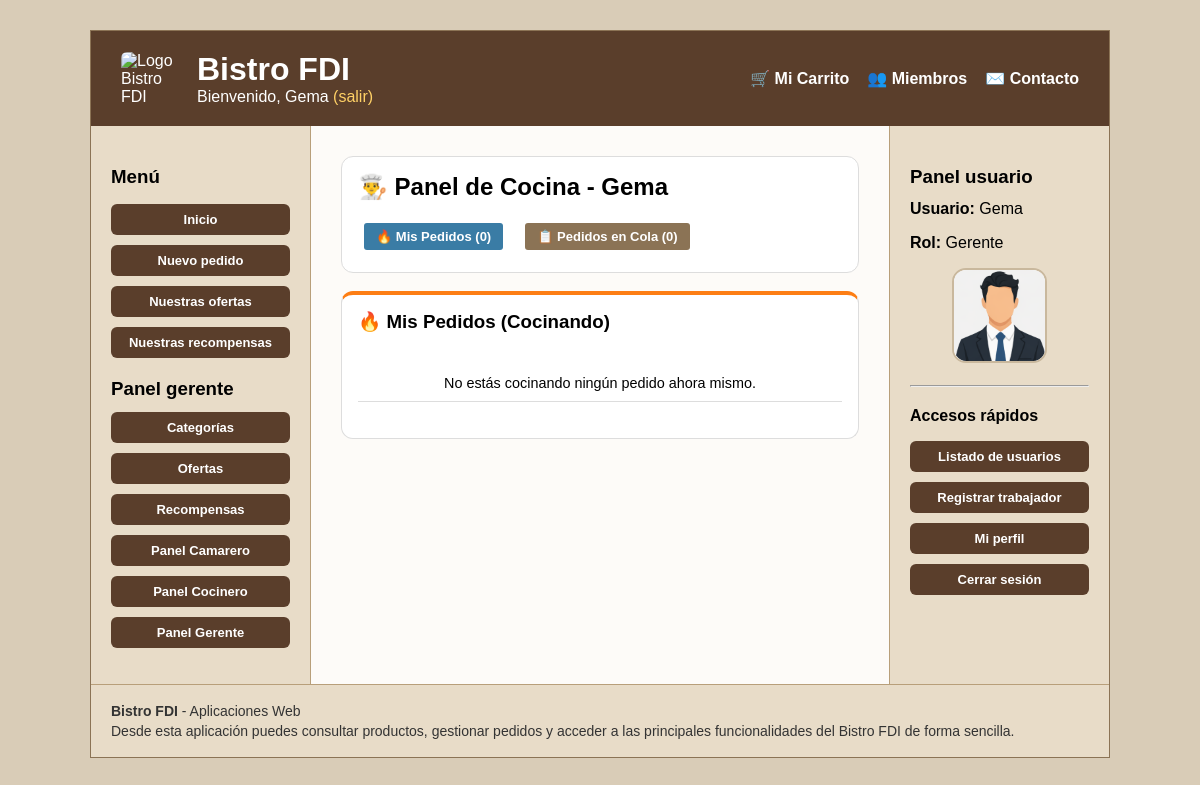
Page /vistas/preparacion_pedidos/panel_cocinero.php (signed in) on the committed database.
### tables this page shows
CREATE TABLE IF NOT EXISTS `usuarios` (
    `id` INT AUTO_INCREMENT PRIMARY KEY,
    `username` VARCHAR(100) NOT NULL UNIQUE,
    `email` VARCHAR(150) NOT NULL UNIQUE,
    `nombre` VARCHAR(100) NOT NULL,
    `apellidos` VARCHAR(100) NOT NULL,
    `password_hash` VARCHAR(255) NOT NULL,
    `rol` ENUM('cliente', 'camarero', 'cocinero', 'gerente') NOT NULL DEFAULT 'cliente',
    `avatar_tipo` ENUM('default', 'preset', 'custom') NOT NULL DEFAULT 'default',
    `avatar_valor` VARCHAR(255) DEFAULT NULL,
    `activo` TINYINT(1) NOT NULL DEFAULT 1,
    `deleted_at` TIMESTAMP NULL DEFAULT NULL,
    `created_at` TIMESTAMP DEFAULT CURRENT_TIMESTAMP,
    `updated_at` TIMESTAMP DEFAULT CURRENT_TIMESTAMP ON UPDATE CURRENT_TIMESTAMP,
    `bistrocoins` INT NOT NULL DEFAULT 0
);

### includes/UsuarioDAO.php (called while the page is built, shortened)
<?php
require_once __DIR__ . '/../entities/Usuario.php';
require_once __DIR__ . '/util.php';
class UsuarioDAO {
    public static function avatar_presets(): array {
        return [
            'preset_chef' => ['label' => 'Opcion 1', 'path' => RUTA_APP . '/img/avatares/cocinero.png'],
            'preset_waiter' => ['label' => 'Opcion 2', 'path' => RUTA_APP . '/img/avatares/camarero.png'],
            'preset_manager' => ['label' => 'Opcion 3', 'path' => RUTA_APP . '/img/avatares/gerente.png'],
        ];
    }
    public static function role_priority(string $role): int {
        return match ($role) {
            'cliente' => 1,
            'camarero' => 2,
            'cocinero' => 3,
            'gerente' => 4,
            default => 0,
        };
    }
    private static function row_to_usuario(array $row): Usuario {
        $row['avatar_url'] = self::user_row_to_avatar_url($row);
        return new Usuario(
            (int)$row['id'],
            $row['username'],
            $row['email'],
            $row['nombre'],
            $row['apellidos'],
            $row['password_hash'],
            $row['rol'] ?? 'cliente',
            $row['avatar_tipo'] ?? 'default',
            $row['avatar_valor'] ?? null,
            $row['avatar_url'],
            (int)$row['activo'],
            $row['updated_at'] ?? '',
            (int)($row['bistrocoins'] ?? 0)
        );
    }
    private static function user_row_to_avatar_url(array $row): string {
        $tipo = (string)($row['avatar_tipo'] ?? 'default');
        $valor = (string)($row['avatar_valor'] ?? '');
        if ($tipo === 'preset') {
            $presets = self::avatar_presets();
            if (isset($presets[$valor])) {
                return $presets[$valor]['path'];
            }
        }
        return self::default_avatar();
    }
    public static function user_find_by_id(int $id, bool $includeInactive = true): ?Usuario {
        $conn = crearConexion();
        $sql = $includeInactive
            ? "SELECT * FROM usuarios WHERE id = ? LIMIT 1"
            : "SELECT * FROM usuarios WHERE id = ? AND activo = 1 LIMIT 1";
        $stmt = $conn->prepare($sql);
        $stmt->bind_param("i", $id);
        $stmt->execute();
        $result = $stmt->get_result();
        $row = $result->fetch_assoc();
        return $row ? self::row_to_usuario($row) : null;
    }
}

### includes/auth.php (called while the page is built, shortened)
<?php
require_once __DIR__ . '/UsuarioDAO.php';
function current_user(): ?Usuario {
    $id = (int)$_SESSION['user_id'];
    $user = UsuarioDAO::user_find_by_id($id);
    return $user;
}
function require_login(): Usuario {
    $user = current_user();
    return $user;
}
function user_has_role(Usuario $user, string $minRole): bool {
    return UsuarioDAO::role_priority($user->getRol()) >= UsuarioDAO::role_priority($minRole);
}
function require_role(string $minRole): Usuario {
    $user = require_login();
        ?>
        <?php
    return $user;
}

### entities/Usuario.php (called while the page is built, shortened)
<?php
class Usuario {
    private $id;
    private $nombre;
    private $rol;
    private $avatar_url;
    private $activo;
    public function __construct(int $id, string $username, string $email, string $nombre, string $apellidos,
                                string $password_hash, string $rol, string $avatar_tipo, ?string $avatar_valor,
                                string $avatar_url, int $activo, string $updated_at, int $bistrocoins = 0) {
        $this->id = $id;
        $this->nombre = $nombre;
        $this->rol = $rol;
        $this->avatar_url = $avatar_url;
        $this->activo = $activo;
    }
    public function getId(): int { return $this->id; }
    public function getNombre(): string { return $this->nombre; }
    public function getRol(): string { return $this->rol; }
    public function getAvatarUrl(): string { return $this->avatar_url; }
    public function isActivo(): bool { return $this->activo === 1; }
}

### includes/PedidoDAO.php (called while the page is built, shortened)
<?php
require_once __DIR__ . '/application.php';
class PedidoDAO
{
    public static function getPedidosPorEstado(string $estado): array
    {
        global $conn;
        $stmt = $conn->prepare(
            "SELECT p.*, u.nombre AS cliente_nombre, u.username
             FROM pedidos p
             LEFT JOIN usuarios u ON p.usuario_id = u.id
             WHERE p.estado = ?
             ORDER BY p.fecha_hora ASC"
        );
        $stmt->bind_param("s", $estado);
        $stmt->execute();
        $result = $stmt->get_result();
        $pedidos = [];
        return $pedidos;
    }
    public static function getPedidosCocinando($cocinero_id)
    {
        global $conn;
        $stmt = $conn->prepare("SELECT * FROM pedidos WHERE cocinero_id = ? AND estado = 'cocinando' ORDER BY fecha_hora ASC");
        $stmt->bind_param("i", $cocinero_id);
        $stmt->execute();
        $result = $stmt->get_result();
        $pedidos = $result->fetch_all(MYSQLI_ASSOC);
        return $pedidos;
    }
}

### includes/PedidoService.php (called while the page is built, shortened)
<?php
require_once __DIR__ . '/OfertaEnPedidoDAO.php';
require_once __DIR__ . '/PedidoDAO.php';
class PedidoService
{
    public static function getPedidosPorEstado(string $estado): array
    {
        return PedidoDAO::getPedidosPorEstado($estado);
    }
    public static function getPedidosCocinando($cocinero_id)
    {
        return PedidoDAO::getPedidosCocinando($cocinero_id);
    }
}

### includes/util.php (called while the page is built, shortened)
<?php
function escaparHtml(?string $value): string
{
    return htmlspecialchars((string) $value, ENT_QUOTES | ENT_SUBSTITUTE, 'UTF-8');
}

### vistas/preparacion_pedidos/panel_cocinero.php (the view, shortened to what this page needs)
<?php
require_once __DIR__ . '/../../includes/auth.php';
require_once __DIR__ . '/../../includes/PedidoService.php';
$user = require_role('cocinero');
$cocinero_id = (int)$user->getId();
$pedidosEnCola = PedidoService::getPedidosPorEstado('en_preparacion');
$misPedidos = PedidoService::getPedidosCocinando($cocinero_id);
$tab = $_GET['tab'] ?? 'mis_pedidos';
?>
<header class="panel">
    <h2>👨‍🍳 Panel de Cocina - <?= htmlspecialchars($user->getNombre()) ?></h2>
    <div class="tab-bar">
        <a href="panel_cocinero.php?tab=mis_pedidos" class="btn <?= $tab === 'mis_pedidos' ? 'editar' : '' ?>">🔥 Mis Pedidos (<?= count($misPedidos) ?>)</a>
        <a href="panel_cocinero.php?tab=en_cola" class="btn <?= $tab === 'en_cola' ? 'editar' : '' ?>">📋 Pedidos en Cola (<?= count($pedidosEnCola) ?>)</a>
    </div>
</header>
<?php if ($tab === 'mis_pedidos'): ?>
    <section class="panel panel-cocinando">
        <h3>🔥 Mis Pedidos (Cocinando)</h3>
        <div class="table-wrap">
            <table class="tabla-panel">
                <tbody>
                <?php if (empty($misPedidos)): ?>
                    <tr>
                        <td class="tabla-panel-vacia">No estás cocinando ningún pedido ahora mismo.</td>
                    </tr>
                <?php endif; ?>
                </tbody>
            </table>
        </div>
    </section>
<?php endif; ?>
<?php
require __DIR__ . '/../../includes/plantilla.php';
?>

### cabecera.php (shortened to what this page needs)
<?php
require_once __DIR__ . '/includes/auth.php';
function mostrarSaludo(): string {
    $user = current_user();
    if ($user) {
        $nombre = $user->getNombre() ?: $user->getUsername();
        return "Bienvenido, " . htmlspecialchars($nombre) .
            " <a href='" . RUTA_APP . "/scripts/usuarios/logout.php'>(salir)</a>";
    }
    return "Usuario desconocido. <a href='" . RUTA_APP . "/vistas/usuarios/acceso.php#login'>Login</a>";
}
?>
<div class="cabecera-superior">
    <div class="cabecera-brand">
        <img src="<?= RUTA_APP ?>/img/logo_personalizado.png" alt="Logo Bistro FDI" class="logo-cabecera">
        <div>
            <h1>Bistro FDI</h1>
            <div class="saludo"><?= mostrarSaludo(); ?></div>
        </div>
    </div>
    <nav class="menu-principal">
        <ul>
            <?php if (current_user()): ?>
                <li><a href="<?= RUTA_APP ?>/vistas/pedidos/carrito.php">🛒 Mi Carrito</a></li>
            <?php endif; ?>
            <li><a href="<?= RUTA_APP ?>/miembros.php">👥 Miembros</a></li>
            <li><a href="<?= RUTA_APP ?>/contacto.php">✉️ Contacto</a></li>
        </ul>
    </nav>
</div>

### sideBarIzq.php
<?php
$user = function_exists('current_user') ? current_user() : null;
?>
<nav aria-label="Navegación principal">
    <h3>Menú</h3>
    <ul class="menu-izq">
        <li><a href="<?= RUTA_APP ?>/index.php">Inicio</a></li>
        <li><a href="<?= RUTA_APP ?>/vistas/pedidos/elegirTipo.php">Nuevo pedido</a></li>
        <li><a href="<?= RUTA_APP ?>/vistas/ofertas/ofertaCliente.php">Nuestras ofertas</a></li>
        <li><a href="<?= RUTA_APP ?>/vistas/recompensas/recompensaCliente.php">Nuestras recompensas</a></li>
        <?php if ($user): ?>
            <?php if ($user->getRol() !== 'cliente'): ?>
                <h3>Panel <?= htmlspecialchars($user->getRol()) ?></h3>
            <?php endif; ?>
            <?php if ($user->getRol() === 'gerente'): ?>
                <li><a href="<?= RUTA_APP ?>/vistas/categorias/categoriasList.php">Categorías</a></li>
                <li><a href="<?= RUTA_APP ?>/vistas/ofertas/listarOfertas.php">Ofertas</a></li>
                <li><a href="<?= RUTA_APP ?>/vistas/recompensas/listarRecompensas.php">Recompensas</a></li>
            <?php endif; ?>
            <?php if ($user->getRol() === 'camarero' || $user->getRol() === 'gerente'): ?>
                <li><a href="<?= RUTA_APP ?>/vistas/pedidos/gestionCamarero.php">Panel Camarero</a></li>
            <?php endif; ?>
            <?php if ($user->getRol() === 'cocinero' || $user->getRol() === 'gerente'): ?>
                <li><a href="<?= RUTA_APP ?>/vistas/preparacion_pedidos/panel_cocinero.php">Panel Cocinero</a></li>
            <?php endif; ?>
            <?php if ($user->getRol() === 'gerente'): ?>
                <li><a href="<?= RUTA_APP ?>/vistas/preparacion_pedidos/panel_gerente.php">Panel Gerente</a></li>
            <?php endif; ?>
        <?php endif; ?>
    </ul>
</nav>

### sideBarDer.php
<?php
require_once __DIR__ . '/includes/auth.php';
require_once __DIR__ . '/includes/util.php';
$user = current_user();
$nombre = $user ? $user->getNombre() : 'Invitado';
$rol = $user ? $user->getRol() : 'No autenticado';
$avatarSrc = $user ? $user->getAvatarUrl() : '';
?>
<section class="panel-usuario-sidebar">
    <h3>Panel usuario</h3>
    <p><strong>Usuario:</strong> <?= escaparHtml($nombre) ?></p>
    <p><strong>Rol:</strong> <?= escaparHtml(ucfirst($rol)) ?></p>
    <?php if ($user): ?>
        <div class="sidebar-avatar-box">
            <img src="<?= escaparHtml($avatarSrc) ?>"
                 alt="Foto de perfil de <?= escaparHtml($nombre) ?>"
                 class="sidebar-avatar">
        </div>
    <?php endif; ?>
    <hr>
    <nav aria-label="Accesos rápidos del usuario">
        <h4>Accesos rápidos</h4>
        <ul class="menu-izq">
            <?php if ($user && $user->getRol() === 'gerente'): ?>
                <li><a href="<?= RUTA_APP ?>/vistas/usuarios/usuarios.php">Listado de usuarios</a></li>
                <li><a href="<?= RUTA_APP ?>/vistas/usuarios/usuario_form.php?modo=crear">Registrar trabajador</a></li>
                <li><a href="<?= RUTA_APP ?>/vistas/usuarios/perfil.php">Mi perfil</a></li>
                <li><a href="<?= RUTA_APP ?>/scripts/usuarios/logout.php">Cerrar sesión</a></li>
            <?php elseif ($user): ?>
                <li><a href="<?= RUTA_APP ?>/vistas/usuarios/perfil.php">Mi perfil</a></li>
                <li><a href="<?= RUTA_APP ?>/scripts/usuarios/logout.php">Cerrar sesión</a></li>
            <?php else: ?>
                <li><a href="<?= RUTA_APP ?>/vistas/usuarios/acceso.php#login">Iniciar sesión</a></li>
                <li><a href="<?= RUTA_APP ?>/vistas/usuarios/registro.php">Registrarse</a></li>
            <?php endif; ?>
        </ul>
    </nav>
</section>

### CSS/estilo.css (style rules this page uses)
*, *::before, *::after { box-sizing: border-box; }
html, body { overflow-x: hidden; }
body { margin: 0; padding: 0; background-color: #d9ccb7; font-family: Arial, sans-serif; }
h1 { margin-bottom: 20px; }
h2 { margin: 0 0 16px 0; }
h3 { margin: 20px 0 12px 0; }
h4 { margin: 20px 0 12px 0; }
p { margin: 0 0 16px 0; }
.cabecera-superior { display: flex; justify-content: space-between; align-items: center; gap: 30px; flex-wrap: wrap; }
.cabecera-brand { display: flex; align-items: center; gap: 16px; min-width: 0; }
.logo-cabecera { width: 60px; height: auto; border-radius: 6px; flex-shrink: 0; }
.cabecera-brand h1 { margin: 0; font-size: 2rem; }
.saludo a { color: #ffd166; text-decoration: none; }
.menu-principal ul { list-style: none; display: flex; gap: 18px; margin: 0; padding: 0; flex-wrap: wrap; }
.menu-principal a { color: white; text-decoration: none; font-weight: bold; }
.menu-izq { list-style: none; padding: 0; }
.menu-izq li { margin-bottom: 10px; }
.menu-izq a, #sidebar-der ul a { display: block; padding: 8px 10px; background-color: #5a3e2b; color: white; text-decoration: none; border-radius: 6px; font-weight: bold; font-size: 13px; text-align: center; }
#sidebar-der ul { list-style: none; padding: 0; }
#sidebar-der li { margin-bottom: 10px; }
.btn { display: inline-block; padding: 6px 12px; margin: 6px; font-size: 13px; text-decoration: none; border-radius: 3px; color: white; background-color: #8b7355; font-weight: bold; white-space: normal; text-align: center; }
.editar { background-color: #3a7ca5; }
table { border-collapse: collapse; width: 100%; max-width: 100%; margin: 20px 0; font-size: 0.9em; table-layout: auto; }
th, td { padding: 12px 15px; word-wrap: break-word; }
tbody tr { border-bottom: 1px solid #dddddd; }
.tabla-scroll, .table-wrap { width: 100%; overflow-x: auto; }
.table-wrap table { width: 100%; table-layout: auto; }
.panel { border: 1px solid #ddd; border-radius: 12px; background: #fff; padding: 16px; margin-bottom: 18px; width: 100%; max-width: 100%; overflow-x: auto; min-width: 0; }
.panel h2, .panel h3 { margin-top: 0; }
.tabla-panel { width: 100%; border-collapse: collapse; }
.tabla-panel td { padding: 10px; }
.tabla-panel-vacia { text-align: center; padding: 20px; }
.panel-cocinando { border-top: 4px solid #fd7e14; }
.sidebar-avatar-box { margin: 14px 0 18px; text-align: center; }
.sidebar-avatar { width: 95px; height: 95px; border-radius: 14px; object-fit: cover; border: 2px solid #c9b89d; background: #fff; display: inline-block; }
.tab-bar { display: flex; gap: 10px; margin-top: 15px; flex-wrap: wrap; }

### rows in the picture
usuarios: nombre "Gema", rol "gerente", rol "Gerente"

### other values in the picture
count($misPedidos) "0"
count($pedidosEnCola) "0"
